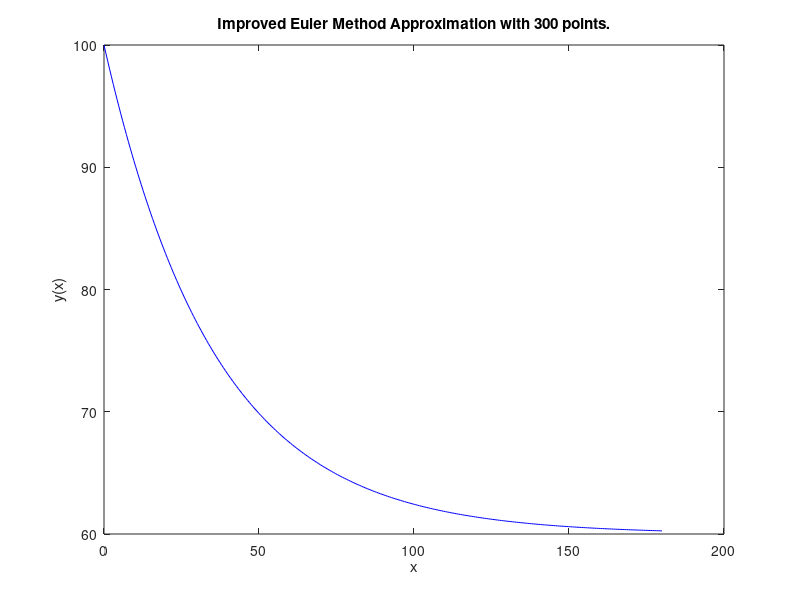

Write MATLAB code to recreate this figure.
%%  ImprovedEuler.m
%   
%   Homework 7
%   22 March 2015
%   Author: Dillon Novak
%   Collaborators: Lizett Pink
%
%   This program is supposed to calculate and plot a function over a range
%   using the improved Euler method.
%


clear; clc;

%% set parameters
npoints = 300;
xmin = 0;
xmax = 180;
k=-0.028;
T = 60;
t1 = linspace(xmin,xmax,npoints);
dt = t1(2)-t1(1);

y1 = zeros(1,npoints);

%% for loop to calculate y1
% set initial y
y1(1) = 100;
for i=1:npoints-1
    
    y1(i+1)=(y1(i)*(1+k*dt/2)-T*k*dt)/(1-k*dt/2);

end

%% plot the function
plot(t1,y1,'b-')
xlabel('x');
ylabel('y(x)');
title(['Improved Euler Method Approximation with ' ,num2str(npoints),' points.']);